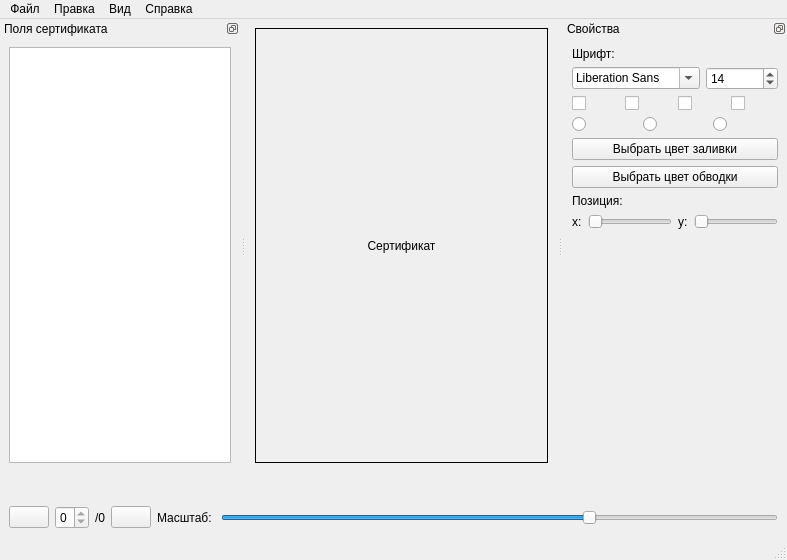
<?xml version="1.0" encoding="UTF-8"?>
<ui version="4.0">
 <class>MainWindow</class>
 <widget class="QMainWindow" name="MainWindow">
  <property name="geometry">
   <rect>
    <x>0</x>
    <y>0</y>
    <width>787</width>
    <height>560</height>
   </rect>
  </property>
  <property name="windowTitle">
   <string>Заполнение сертификатов</string>
  </property>
  <widget class="QWidget" name="centralwidget">
   <layout class="QVBoxLayout" name="verticalLayout">
    <item>
     <widget class="QLabel" name="certificatePixmap">
      <property name="sizePolicy">
       <sizepolicy hsizetype="Expanding" vsizetype="Expanding">
        <horstretch>255</horstretch>
        <verstretch>0</verstretch>
       </sizepolicy>
      </property>
      <property name="statusTip">
       <string>Фото сертификата</string>
      </property>
      <property name="frameShape">
       <enum>QFrame::Shape::Box</enum>
      </property>
      <property name="text">
       <string>Сертификат</string>
      </property>
      <property name="textFormat">
       <enum>Qt::TextFormat::PlainText</enum>
      </property>
      <property name="scaledContents">
       <bool>false</bool>
      </property>
      <property name="alignment">
       <set>Qt::AlignmentFlag::AlignCenter</set>
      </property>
     </widget>
    </item>
   </layout>
  </widget>
  <widget class="QMenuBar" name="menubar">
   <property name="geometry">
    <rect>
     <x>0</x>
     <y>0</y>
     <width>787</width>
     <height>22</height>
    </rect>
   </property>
   <widget class="QMenu" name="fileMenu">
    <property name="title">
     <string>Файл</string>
    </property>
    <widget class="QMenu" name="templateOpenMenu">
     <property name="title">
      <string>Использовать шаблон разметки</string>
     </property>
    </widget>
    <widget class="QMenu" name="certificateRecentAction">
     <property name="title">
      <string>Недавние сертификаты</string>
     </property>
    </widget>
    <widget class="QMenu" name="recentDataAction">
     <property name="title">
      <string>Недавние данные</string>
     </property>
    </widget>
    <addaction name="certificateOpenAction"/>
    <addaction name="certificateRecentAction"/>
    <addaction name="separator"/>
    <addaction name="templateSaveAction"/>
    <addaction name="templateOpenMenu"/>
    <addaction name="separator"/>
    <addaction name="loadDataAction"/>
    <addaction name="recentDataAction"/>
    <addaction name="separator"/>
    <addaction name="certificateExportAction"/>
   </widget>
   <widget class="QMenu" name="editMenu">
    <property name="title">
     <string>Правка</string>
    </property>
   </widget>
   <widget class="QMenu" name="viewMenu">
    <property name="title">
     <string>Вид</string>
    </property>
   </widget>
   <widget class="QMenu" name="helpMenu">
    <property name="title">
     <string>Справка</string>
    </property>
    <addaction name="aboutAction"/>
   </widget>
   <addaction name="fileMenu"/>
   <addaction name="editMenu"/>
   <addaction name="viewMenu"/>
   <addaction name="helpMenu"/>
  </widget>
  <widget class="QStatusBar" name="statusbar"/>
  <widget class="QDockWidget" name="fieldsDockWidget">
   <property name="minimumSize">
    <size>
     <width>120</width>
     <height>115</height>
    </size>
   </property>
   <property name="maximumSize">
    <size>
     <width>240</width>
     <height>524287</height>
    </size>
   </property>
   <property name="features">
    <set>QDockWidget::DockWidgetFeature::DockWidgetFloatable|QDockWidget::DockWidgetFeature::DockWidgetMovable</set>
   </property>
   <property name="windowTitle">
    <string>Поля сертификата</string>
   </property>
   <attribute name="dockWidgetArea">
    <number>1</number>
   </attribute>
   <widget class="QWidget" name="dockWidgetContents">
    <layout class="QVBoxLayout" name="verticalLayout_2">
     <item>
      <widget class="QListWidget" name="fieldsListWidget">
       <property name="sizePolicy">
        <sizepolicy hsizetype="Expanding" vsizetype="Preferred">
         <horstretch>0</horstretch>
         <verstretch>0</verstretch>
        </sizepolicy>
       </property>
       <property name="maximumSize">
        <size>
         <width>16777215</width>
         <height>16777215</height>
        </size>
       </property>
       <property name="statusTip">
        <string>Поля для заполнения</string>
       </property>
       <property name="whatsThis">
        <string/>
       </property>
      </widget>
     </item>
    </layout>
   </widget>
  </widget>
  <widget class="QDockWidget" name="propertiesDockWidget">
   <property name="features">
    <set>QDockWidget::DockWidgetFeature::DockWidgetFloatable|QDockWidget::DockWidgetFeature::DockWidgetMovable</set>
   </property>
   <property name="windowTitle">
    <string>Свойства</string>
   </property>
   <attribute name="dockWidgetArea">
    <number>2</number>
   </attribute>
   <widget class="QWidget" name="propertiesVBoxLayout">
    <layout class="QVBoxLayout" name="verticalLayout_3">
     <item>
      <widget class="QLabel" name="fontSettingsHeaderLabel">
       <property name="text">
        <string>Шрифт:</string>
       </property>
      </widget>
     </item>
     <item>
      <layout class="QHBoxLayout" name="fontSettingsHBoxLayout" stretch="0,0">
       <property name="sizeConstraint">
        <enum>QLayout::SizeConstraint::SetMinimumSize</enum>
       </property>
       <item>
        <widget class="QFontComboBox" name="fontComboBox">
         <property name="sizePolicy">
          <sizepolicy hsizetype="Preferred" vsizetype="Fixed">
           <horstretch>0</horstretch>
           <verstretch>0</verstretch>
          </sizepolicy>
         </property>
         <property name="maximumSize">
          <size>
           <width>128</width>
           <height>16777215</height>
          </size>
         </property>
         <property name="writingSystem">
          <enum>QFontDatabase::WritingSystem::Cyrillic</enum>
         </property>
         <property name="currentFont">
          <font>
           <pointsize>14</pointsize>
          </font>
         </property>
        </widget>
       </item>
       <item>
        <widget class="QSpinBox" name="fontSizeSpinBox">
         <property name="sizePolicy">
          <sizepolicy hsizetype="Preferred" vsizetype="Fixed">
           <horstretch>0</horstretch>
           <verstretch>0</verstretch>
          </sizepolicy>
         </property>
         <property name="minimum">
          <number>8</number>
         </property>
         <property name="maximum">
          <number>255</number>
         </property>
         <property name="singleStep">
          <number>2</number>
         </property>
         <property name="value">
          <number>14</number>
         </property>
        </widget>
       </item>
      </layout>
     </item>
     <item>
      <layout class="QHBoxLayout" name="horizontalLayout">
       <item>
        <widget class="QCheckBox" name="fontBoldCheckBox">
         <property name="font">
          <font>
           <pointsize>12</pointsize>
           <bold>true</bold>
          </font>
         </property>
         <property name="text">
          <string/>
         </property>
         <property name="icon">
          <iconset theme="QIcon::ThemeIcon::FormatTextBold"/>
         </property>
        </widget>
       </item>
       <item>
        <widget class="QCheckBox" name="fontItalicCheckBox">
         <property name="font">
          <font>
           <pointsize>12</pointsize>
           <italic>true</italic>
          </font>
         </property>
         <property name="text">
          <string/>
         </property>
         <property name="icon">
          <iconset theme="QIcon::ThemeIcon::FormatTextItalic"/>
         </property>
        </widget>
       </item>
       <item>
        <widget class="QCheckBox" name="fontUnderlineCheckBox">
         <property name="font">
          <font>
           <pointsize>12</pointsize>
           <underline>true</underline>
          </font>
         </property>
         <property name="text">
          <string/>
         </property>
         <property name="icon">
          <iconset theme="QIcon::ThemeIcon::FormatTextUnderline"/>
         </property>
        </widget>
       </item>
       <item>
        <widget class="QCheckBox" name="fontStrikethroughCheckBox">
         <property name="font">
          <font>
           <pointsize>12</pointsize>
           <strikeout>true</strikeout>
          </font>
         </property>
         <property name="text">
          <string/>
         </property>
         <property name="icon">
          <iconset theme="QIcon::ThemeIcon::FormatTextStrikethrough"/>
         </property>
        </widget>
       </item>
      </layout>
     </item>
     <item>
      <layout class="QHBoxLayout" name="justifyTextHBoxLayout">
       <item>
        <widget class="QRadioButton" name="justifyTextLeftRadioButton">
         <property name="toolTip">
          <string>Выравнивание по левому краю</string>
         </property>
         <property name="text">
          <string/>
         </property>
         <property name="icon">
          <iconset theme="QIcon::ThemeIcon::FormatJustifyLeft"/>
         </property>
        </widget>
       </item>
       <item>
        <widget class="QRadioButton" name="justifyTextCenterRadioButton">
         <property name="text">
          <string/>
         </property>
         <property name="icon">
          <iconset theme="QIcon::ThemeIcon::FormatJustifyCenter"/>
         </property>
        </widget>
       </item>
       <item>
        <widget class="QRadioButton" name="justifyTextRightRadioButton">
         <property name="text">
          <string/>
         </property>
         <property name="icon">
          <iconset theme="QIcon::ThemeIcon::FormatJustifyRight"/>
         </property>
        </widget>
       </item>
      </layout>
     </item>
     <item>
      <widget class="QPushButton" name="pickColorButton">
       <property name="text">
        <string>Выбрать цвет заливки</string>
       </property>
      </widget>
     </item>
     <item>
      <widget class="QPushButton" name="pushButton">
       <property name="text">
        <string>Выбрать цвет обводки</string>
       </property>
      </widget>
     </item>
     <item>
      <widget class="QLabel" name="textPositionHeaderLabel">
       <property name="text">
        <string>Позиция:</string>
       </property>
      </widget>
     </item>
     <item>
      <layout class="QHBoxLayout" name="textPositionHBoxLayout">
       <item>
        <widget class="QLabel" name="textPositionXLabel">
         <property name="sizePolicy">
          <sizepolicy hsizetype="Maximum" vsizetype="Preferred">
           <horstretch>0</horstretch>
           <verstretch>0</verstretch>
          </sizepolicy>
         </property>
         <property name="text">
          <string>x:</string>
         </property>
        </widget>
       </item>
       <item>
        <widget class="QSlider" name="textPositionXSlider">
         <property name="maximum">
          <number>100</number>
         </property>
         <property name="singleStep">
          <number>0</number>
         </property>
         <property name="orientation">
          <enum>Qt::Orientation::Horizontal</enum>
         </property>
        </widget>
       </item>
       <item>
        <widget class="QLabel" name="textPositionYLabel">
         <property name="sizePolicy">
          <sizepolicy hsizetype="Maximum" vsizetype="Preferred">
           <horstretch>0</horstretch>
           <verstretch>0</verstretch>
          </sizepolicy>
         </property>
         <property name="text">
          <string>y:</string>
         </property>
        </widget>
       </item>
       <item>
        <widget class="QSlider" name="textPositionYSlider">
         <property name="orientation">
          <enum>Qt::Orientation::Horizontal</enum>
         </property>
        </widget>
       </item>
      </layout>
     </item>
     <item>
      <spacer name="propertiesBottomSpacer">
       <property name="orientation">
        <enum>Qt::Orientation::Vertical</enum>
       </property>
       <property name="sizeHint" stdset="0">
        <size>
         <width>0</width>
         <height>40</height>
        </size>
       </property>
      </spacer>
     </item>
    </layout>
   </widget>
  </widget>
  <widget class="QDockWidget" name="certificatePreviewSettingsDockWidget">
   <property name="minimumSize">
    <size>
     <width>211</width>
     <height>60</height>
    </size>
   </property>
   <property name="maximumSize">
    <size>
     <width>524287</width>
     <height>60</height>
    </size>
   </property>
   <property name="features">
    <set>QDockWidget::DockWidgetFeature::NoDockWidgetFeatures</set>
   </property>
   <property name="dockLocation">
    <enum>Qt::DockWidgetArea::BottomDockWidgetArea</enum>
   </property>
   <attribute name="dockWidgetArea">
    <number>8</number>
   </attribute>
   <widget class="QWidget" name="certificatePreviewSettings">
    <layout class="QHBoxLayout" name="horizontalLayout_6">
     <item>
      <widget class="QPushButton" name="certificatePreviewBackButton">
       <property name="sizePolicy">
        <sizepolicy hsizetype="Maximum" vsizetype="Fixed">
         <horstretch>0</horstretch>
         <verstretch>0</verstretch>
        </sizepolicy>
       </property>
       <property name="text">
        <string/>
       </property>
       <property name="icon">
        <iconset theme="QIcon::ThemeIcon::GoPrevious"/>
       </property>
      </widget>
     </item>
     <item>
      <widget class="QSpinBox" name="certificatePreviewSpinBox">
       <property name="sizePolicy">
        <sizepolicy hsizetype="Maximum" vsizetype="Fixed">
         <horstretch>0</horstretch>
         <verstretch>0</verstretch>
        </sizepolicy>
       </property>
       <property name="maximum">
        <number>0</number>
       </property>
      </widget>
     </item>
     <item>
      <widget class="QLabel" name="certificateCountLabel">
       <property name="sizePolicy">
        <sizepolicy hsizetype="Maximum" vsizetype="Preferred">
         <horstretch>0</horstretch>
         <verstretch>0</verstretch>
        </sizepolicy>
       </property>
       <property name="text">
        <string>/0</string>
       </property>
      </widget>
     </item>
     <item>
      <widget class="QPushButton" name="certificatePreviewForwardButton">
       <property name="sizePolicy">
        <sizepolicy hsizetype="Maximum" vsizetype="Fixed">
         <horstretch>0</horstretch>
         <verstretch>0</verstretch>
        </sizepolicy>
       </property>
       <property name="text">
        <string/>
       </property>
       <property name="icon">
        <iconset theme="QIcon::ThemeIcon::GoNext"/>
       </property>
      </widget>
     </item>
     <item>
      <widget class="QLabel" name="certificatePixmapScaleLabel">
       <property name="text">
        <string>Масштаб: </string>
       </property>
      </widget>
     </item>
     <item>
      <widget class="QSlider" name="certificatePixmapScaleSlider">
       <property name="minimum">
        <number>25</number>
       </property>
       <property name="maximum">
        <number>100</number>
       </property>
       <property name="singleStep">
        <number>25</number>
       </property>
       <property name="value">
        <number>75</number>
       </property>
       <property name="orientation">
        <enum>Qt::Orientation::Horizontal</enum>
       </property>
      </widget>
     </item>
    </layout>
   </widget>
  </widget>
  <action name="aboutAction">
   <property name="enabled">
    <bool>true</bool>
   </property>
   <property name="text">
    <string>О программе</string>
   </property>
  </action>
  <action name="certificateOpenAction">
   <property name="text">
    <string>Открыть сертификат</string>
   </property>
  </action>
  <action name="certificateExportAction">
   <property name="text">
    <string>Экспорт</string>
   </property>
  </action>
  <action name="loadDataAction">
   <property name="text">
    <string>Загрузить данные</string>
   </property>
  </action>
  <action name="templateSaveAction">
   <property name="text">
    <string>Сохранить шаблон разметки</string>
   </property>
  </action>
  <action name="action">
   <property name="text">
    <string/>
   </property>
  </action>
  <action name="action12">
   <property name="text">
    <string>12</string>
   </property>
  </action>
  <action name="action11">
   <property name="text">
    <string>11</string>
   </property>
  </action>
 </widget>
 <resources/>
 <connections/>
</ui>
